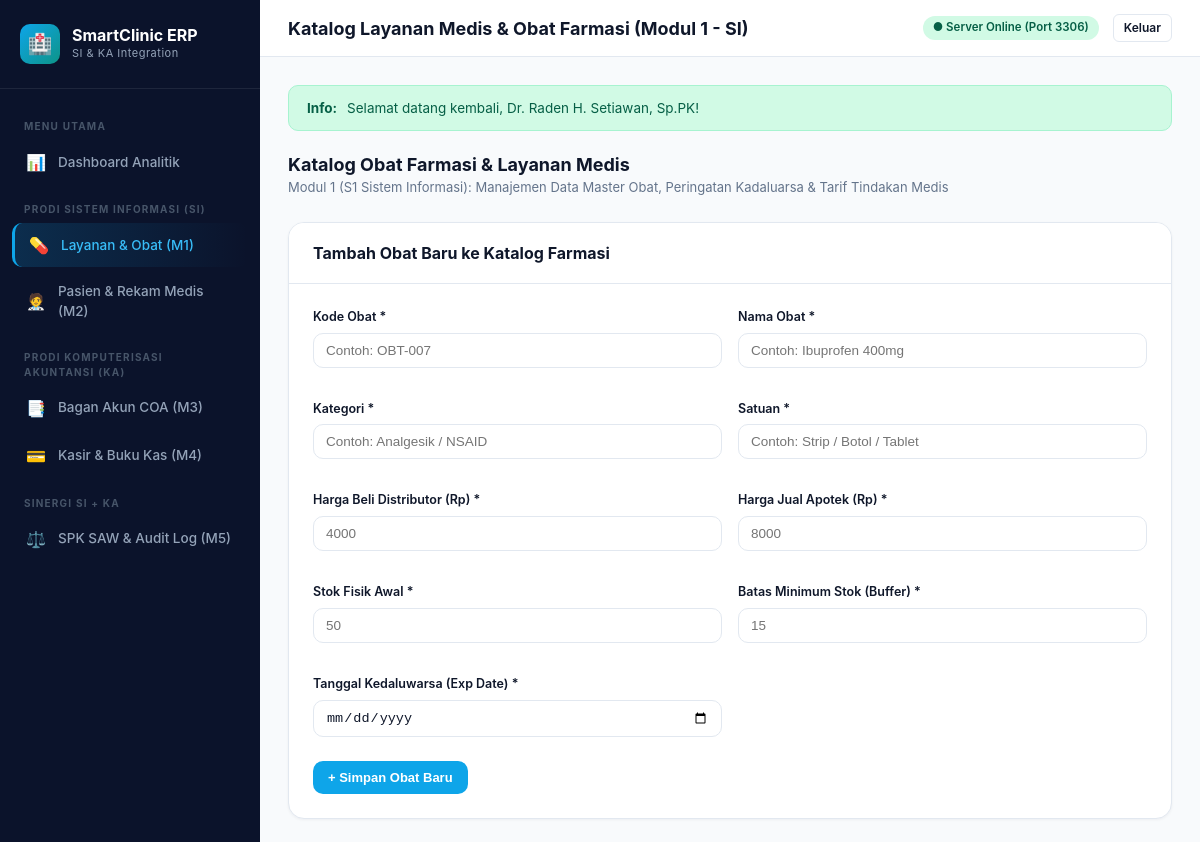
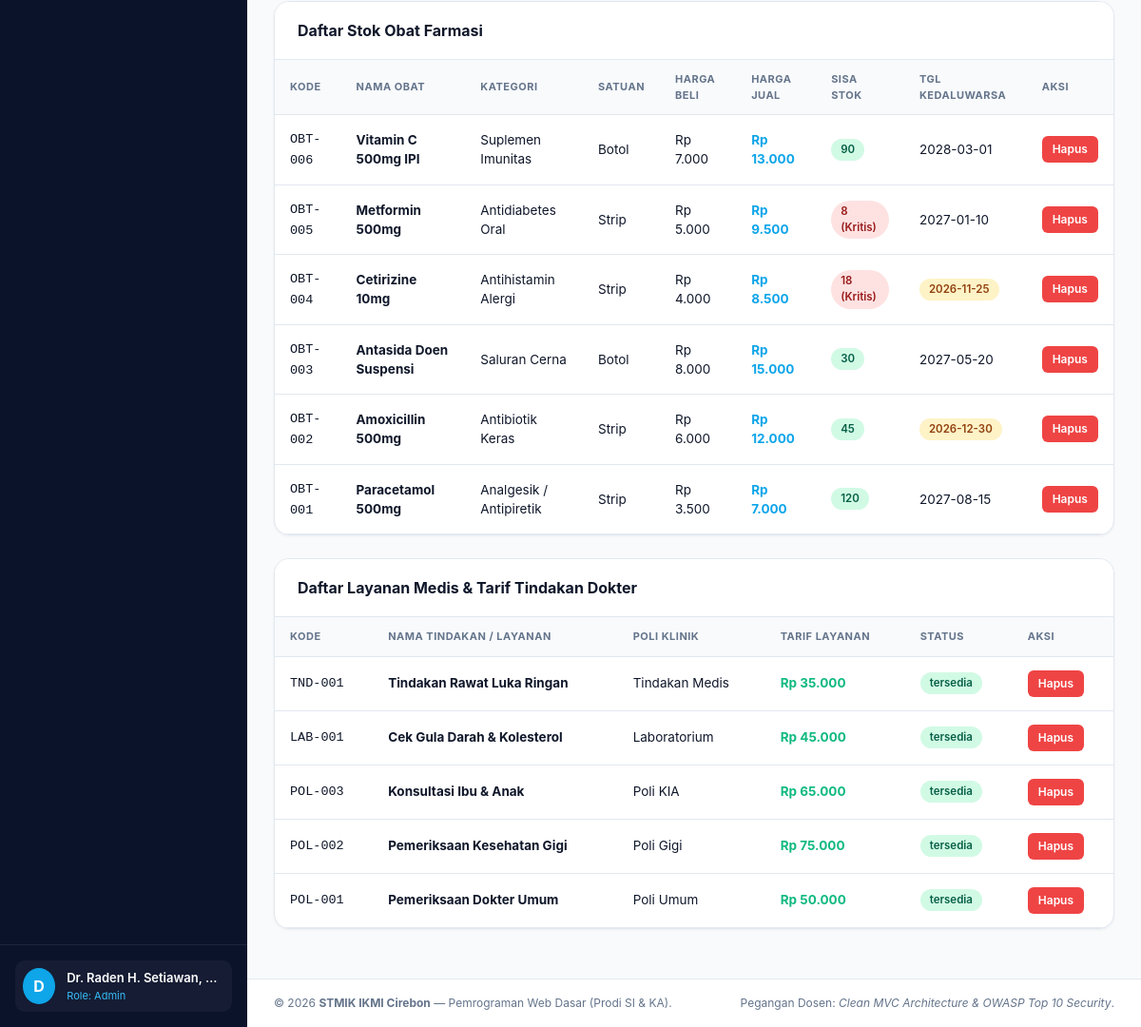
The app's page /index.php?c=layananObat&m=index (signed in) with its own data (2 pictures, top to bottom).
### tables this page shows
CREATE TABLE `obat` (
  `id` INT AUTO_INCREMENT PRIMARY KEY,
  `kode_obat` VARCHAR(20) NOT NULL UNIQUE,
  `nama_obat` VARCHAR(100) NOT NULL,
  `kategori` VARCHAR(50) NOT NULL,
  `satuan` VARCHAR(30) NOT NULL,
  `harga_beli` DECIMAL(12,2) NOT NULL DEFAULT 0.00,
  `harga_jual` DECIMAL(12,2) NOT NULL DEFAULT 0.00,
  `stok` INT NOT NULL DEFAULT 0,
  `stok_min` INT NOT NULL DEFAULT 10,
  `exp_date` DATE NOT NULL,
  `created_at` TIMESTAMP DEFAULT CURRENT_TIMESTAMP
);

CREATE TABLE `layanan_medis` (
  `id` INT AUTO_INCREMENT PRIMARY KEY,
  `kode_layanan` VARCHAR(20) NOT NULL UNIQUE,
  `nama_layanan` VARCHAR(100) NOT NULL,
  `poli` VARCHAR(50) NOT NULL,
  `tarif` DECIMAL(12,2) NOT NULL DEFAULT 0.00,
  `status` ENUM('tersedia', 'tutup') NOT NULL DEFAULT 'tersedia',
  `created_at` TIMESTAMP DEFAULT CURRENT_TIMESTAMP
);

### app/Controllers/LayananObatController.php (called while the page is built, shortened)
<?php
class LayananObatController extends Controller {
    public function index(): void {
        $obatModel    = new Obat();
        $layananModel = new LayananMedis();
        $obats   = $obatModel->getAll();
        $layanan = $layananModel->getAll();
        $this->render('obat/index', [
            'title'   => 'Katalog Layanan Medis & Obat Farmasi (Modul 1 - SI)',
            'obats'   => $obats,
            'layanan' => $layanan
        ]);
    }
}

### app/Core/App.php (called while the page is built, shortened)
<?php
class App {
    public static function run(): void {
        $methodName     = $_GET['m'] ?? 'index';
        $controller = new $controllerClass();
        $controller->$methodName();
    }
}

### index.php (called while the page is built, shortened)
<?php
spl_autoload_register(function ($class) {
    $prefix = 'App\\';
    $baseDir = __DIR__ . '/app/';
    $len = strlen($prefix);
    $relativeClass = substr($class, $len);
    $file = $baseDir . str_replace('\\', '/', $relativeClass) . '.php';
});
\App\Core\App::run();

### app/Core/Database.php (called while the page is built, shortened)
<?php
class Database {
    private static ?PDO $instance = null;
    public static function getConnection(): PDO {
        if (self::$instance === null) {
            $dsn = "mysql:host=" . DB_HOST . ";port=" . DB_PORT . ";dbname=" . DB_NAME . ";charset=utf8mb4";
            $options = [
                PDO::ATTR_ERRMODE            => PDO::ERRMODE_EXCEPTION,
                PDO::ATTR_DEFAULT_FETCH_MODE => PDO::FETCH_ASSOC,
                PDO::ATTR_EMULATE_PREPARES   => false,
            ];
            try {
                self::$instance = new PDO($dsn, DB_USER, DB_PASS, $options);
            } catch (PDOException $e) {
                die("<div style='font-family:sans-serif;padding:24px;background:#FEF2F2;border:1px solid #FCA5A5;color:#991B1B;border-radius:12px;max-width:700px;margin:40px auto;'>"
                    . "<h3 style='margin-top:0;'>⚠️ Gagal Terhubung ke Basis Data MySQL!</h3>"
                    . "<p>Pastikan MySQL server aktif di port " . DB_PORT . " dan database <strong>" . DB_NAME . "</strong> sudah diinisialisasi.</p>"
                    . "<p>Silakan buka file <a href='setup.php' style='color:#2563EB;font-weight:bold;'>setup.php</a> untuk migrasi otomatis basis data satu klik.</p>"
                    . "<small style='color:#6B7280;'>Pesan Teknis: " . htmlspecialchars($e->getMessage()) . "</small>"
                    . "</div>");
            }
        }
        return self::$instance;
    }
}

### app/Models/Obat.php (called while the page is built, shortened)
<?php
class Obat {
    protected PDO $db;
    public function __construct() {
        $this->db = Database::getConnection();
    }
    public function getAll(): array {
        $stmt = $this->db->query("SELECT * FROM obat ORDER BY id DESC");
        return $stmt->fetchAll();
    }
}

### app/Models/LayananMedis.php (called while the page is built, shortened)
<?php
class LayananMedis {
    protected PDO $db;
    public function __construct() {
        $this->db = Database::getConnection();
    }
    public function getAll(): array {
        $stmt = $this->db->query("SELECT * FROM layanan_medis ORDER BY id DESC");
        return $stmt->fetchAll();
    }
}

### app/Views/obat/index.php (the view)
<?php require_once __DIR__ . '/../layouts/header.php'; ?>
<div style="display: flex; justify-content: space-between; align-items: center; margin-bottom: 24px;">
  <div>
    <h2 style="font-size: 18px; font-weight: 700;">Katalog Obat Farmasi & Layanan Medis</h2>
    <p style="font-size: 13px; color: var(--text-muted);">Modul 1 (S1 Sistem Informasi): Manajemen Data Master Obat, Peringatan Kadaluarsa & Tarif Tindakan Medis</p>
  </div>
</div>
<div class="card">
  <div class="card-header">
    <div class="card-title">Tambah Obat Baru ke Katalog Farmasi</div>
  </div>
  <div class="card-body">
    <form action="<?= BASE_URL ?>/index.php?c=layananObat&m=createObat" method="POST" data-validate="true">
      <div class="grid-form">
        <div class="form-group">
          <label class="form-label">Kode Obat *</label>
          <input type="text" name="kode_obat" class="form-control" placeholder="Contoh: OBT-007" required>
        </div>
        <div class="form-group">
          <label class="form-label">Nama Obat *</label>
          <input type="text" name="nama_obat" class="form-control" placeholder="Contoh: Ibuprofen 400mg" required>
        </div>
        <div class="form-group">
          <label class="form-label">Kategori *</label>
          <input type="text" name="kategori" class="form-control" placeholder="Contoh: Analgesik / NSAID" required>
        </div>
        <div class="form-group">
          <label class="form-label">Satuan *</label>
          <input type="text" name="satuan" class="form-control" placeholder="Contoh: Strip / Botol / Tablet" required>
        </div>
        <div class="form-group">
          <label class="form-label">Harga Beli Distributor (Rp) *</label>
          <input type="number" step="100" name="harga_beli" class="form-control" placeholder="4000" required>
        </div>
        <div class="form-group">
          <label class="form-label">Harga Jual Apotek (Rp) *</label>
          <input type="number" step="100" name="harga_jual" class="form-control" placeholder="8000" required>
        </div>
        <div class="form-group">
          <label class="form-label">Stok Fisik Awal *</label>
          <input type="number" name="stok" class="form-control" placeholder="50" required>
        </div>
        <div class="form-group">
          <label class="form-label">Batas Minimum Stok (Buffer) *</label>
          <input type="number" name="stok_min" class="form-control" placeholder="15" required>
        </div>
        <div class="form-group">
          <label class="form-label">Tanggal Kedaluwarsa (Exp Date) *</label>
          <input type="date" name="exp_date" class="form-control" required>
        </div>
      </div>
      <button type="submit" class="btn btn-primary" style="margin-top: 8px;">+ Simpan Obat Baru</button>
    </form>
  </div>
</div>
<div class="card">
  <div class="card-header">
    <div class="card-title">Daftar Stok Obat Farmasi</div>
  </div>
  <div class="table-responsive">
    <table class="table">
      <thead>
        <tr>
          <th>Kode</th>
          <th>Nama Obat</th>
          <th>Kategori</th>
          <th>Satuan</th>
          <th>Harga Beli</th>
          <th>Harga Jual</th>
          <th>Sisa Stok</th>
          <th>Tgl Kedaluwarsa</th>
          <th>Aksi</th>
        </tr>
      </thead>
      <tbody>
        <?php foreach ($obats as $o): ?>
          <tr>
            <td><code><?= htmlspecialchars($o['kode_obat']) ?></code></td>
            <td><strong><?= htmlspecialchars($o['nama_obat']) ?></strong></td>
            <td><?= htmlspecialchars($o['kategori']) ?></td>
            <td><?= htmlspecialchars($o['satuan']) ?></td>
            <td>Rp <?= number_format($o['harga_beli'], 0, ',', '.') ?></td>
            <td><strong style="color: var(--primary);">Rp <?= number_format($o['harga_jual'], 0, ',', '.') ?></strong></td>
            <td>
              <?php if ($o['stok'] <= $o['stok_min']): ?>
                <span class="badge badge-danger"><?= $o['stok'] ?> (Kritis)</span>
              <?php else: ?>
                <span class="badge badge-success"><?= $o['stok'] ?></span>
              <?php endif; ?>
            </td>
            <td>
              <?php
                $exp = strtotime($o['exp_date']);
                $now = time();
                $diffDays = ($exp - $now) / (60 * 60 * 24);
                if ($diffDays <= 60):
              ?>
                <span class="badge badge-warning"><?= htmlspecialchars($o['exp_date']) ?></span>
              <?php else: ?>
                <?= htmlspecialchars($o['exp_date']) ?>
              <?php endif; ?>
            </td>
            <td>
              <a href="<?= BASE_URL ?>/index.php?c=layananObat&m=deleteObat&id=<?= $o['id'] ?>"
                 class="btn btn-danger btn-sm btn-confirm-delete"
                 data-msg="Hapus obat <?= htmlspecialchars($o['nama_obat']) ?>?">Hapus</a>
            </td>
          </tr>
        <?php endforeach; ?>
      </tbody>
    </table>
  </div>
</div>
<div class="card">
  <div class="card-header">
    <div class="card-title">Daftar Layanan Medis & Tarif Tindakan Dokter</div>
  </div>
  <div class="table-responsive">
    <table class="table">
      <thead>
        <tr>
          <th>Kode</th>
          <th>Nama Tindakan / Layanan</th>
          <th>Poli Klinik</th>
          <th>Tarif Layanan</th>
          <th>Status</th>
          <th>Aksi</th>
        </tr>
      </thead>
      <tbody>
        <?php foreach ($layanan as $l): ?>
          <tr>
            <td><code><?= htmlspecialchars($l['kode_layanan']) ?></code></td>
            <td><strong><?= htmlspecialchars($l['nama_layanan']) ?></strong></td>
            <td><?= htmlspecialchars($l['poli']) ?></td>
            <td><strong style="color: var(--success);">Rp <?= number_format($l['tarif'], 0, ',', '.') ?></strong></td>
            <td><span class="badge badge-success"><?= htmlspecialchars($l['status']) ?></span></td>
            <td>
              <a href="<?= BASE_URL ?>/index.php?c=layananObat&m=deleteLayanan&id=<?= $l['id'] ?>"
                 class="btn btn-danger btn-sm btn-confirm-delete"
                 data-msg="Hapus layanan <?= htmlspecialchars($l['nama_layanan']) ?>?">Hapus</a>
            </td>
          </tr>
        <?php endforeach; ?>
      </tbody>
    </table>
  </div>
</div>
<?php require_once __DIR__ . '/../layouts/footer.php'; ?>

### assets/css/style.css (style rules this page uses)
:root { --bg-body: #F8FAFC; --bg-card: #FFFFFF; --sidebar-bg: #0B132B; --sidebar-hover: #1C2541; --sidebar-text: #94A3B8; --sidebar-text-active: #FFFFFF; --primary: #0EA5E9; --primary-hover: #0284C7; --secondary: #0D9488; --success: #10B981; --warning: #F59E0B; --danger: #EF4444; --text-main: #0F172A; --text-muted: #64748B; --border: #E2E8F0; --border-light: #F1F5F9; --radius-sm: 6px; --radius-md: 10px; --radius-lg: 16px; --shadow-sm: 0 1px 3px rgba(15, 23, 42, 0.05); --shadow-md: 0 4px 12px rgba(15, 23, 42, 0.06); --shadow-lg: 0 12px 28px rgba(15, 23, 42, 0.08); }
* { box-sizing: border-box; margin: 0; padding: 0; }
body { font-family: -apple-system, BlinkMacSystemFont, "Segoe UI", Roboto, "Helvetica Neue", Arial, sans-serif; background-color: var(--bg-body); color: var(--text-main); line-height: 1.5; display: flex; min-height: 100vh; }
.card { background-color: var(--bg-card); border: 1px solid var(--border); border-radius: var(--radius-lg); box-shadow: var(--shadow-sm); margin-bottom: 24px; overflow: hidden; }
.card-header { padding: 18px 24px; border-bottom: 1px solid var(--border); display: flex; align-items: center; justify-content: space-between; background-color: #fff; }
.card-title { font-size: 16px; font-weight: 700; color: var(--text-main); }
.card-body { padding: 24px; }
.table-responsive { width: 100%; overflow-x: auto; }
.table { width: 100%; border-collapse: collapse; text-align: left; font-size: 13.5px; }
.table th { background-color: #F8FAFC; color: var(--text-muted); font-weight: 700; padding: 12px 16px; border-bottom: 1px solid var(--border); text-transform: uppercase; font-size: 11px; letter-spacing: 0.5px; }
.table td { padding: 14px 16px; border-bottom: 1px solid var(--border); color: var(--text-main); vertical-align: middle; }
.badge { display: inline-flex; align-items: center; padding: 3px 10px; border-radius: 9999px; font-size: 11.5px; font-weight: 600; }
.badge-success { background-color: #D1FAE5; color: #065F46; }
.badge-warning { background-color: #FEF3C7; color: #92400E; }
.badge-danger { background-color: #FEE2E2; color: #991B1B; }
.btn { display: inline-flex; align-items: center; justify-content: center; gap: 6px; padding: 8px 14px; font-size: 13px; font-weight: 600; border-radius: var(--radius-md); border: 1px solid transparent; cursor: pointer; text-decoration: none; transition: all 0.2s; }
.btn-primary { background-color: var(--primary); color: #fff; }
.btn-danger { background-color: var(--danger); color: #fff; }
.btn-sm { padding: 4px 10px; font-size: 12px; border-radius: var(--radius-sm); }
.form-group { margin-bottom: 16px; }
.form-label { display: block; font-size: 12.5px; font-weight: 600; color: var(--text-main); margin-bottom: 6px; }
.form-control { width: 100%; padding: 9px 12px; font-size: 13.5px; border: 1px solid var(--border); border-radius: var(--radius-md); background-color: #fff; color: var(--text-main); transition: border-color 0.2s, box-shadow 0.2s; }
.grid-form { display: grid; grid-template-columns: repeat(auto-fit, minmax(280px, 1fr)); gap: 16px; }

### records on screen
obat: kode_obat "OBT-006", nama_obat "Vitamin C 500mg IPI", kategori "Suplemen Imunitas", satuan "Botol", harga_beli "7.000", harga_jual "13.000", stok "90", exp_date "2028-03-01"
obat: kode_obat "OBT-005", nama_obat "Metformin 500mg", kategori "Antidiabetes Oral", satuan "Strip", harga_beli "5.000", harga_jual "9.500", stok "8", exp_date "2027-01-10"
obat: kode_obat "OBT-004", nama_obat "Cetirizine 10mg", kategori "Antihistamin Alergi", satuan "Strip", harga_beli "4.000", harga_jual "8.500", stok "18", exp_date "2026-11-25"
obat: kode_obat "OBT-003", nama_obat "Antasida Doen Suspensi", kategori "Saluran Cerna", satuan "Botol", harga_beli "8.000", harga_jual "15.000", stok "30", exp_date "2027-05-20"
obat: kode_obat "OBT-002", nama_obat "Amoxicillin 500mg", kategori "Antibiotik Keras", satuan "Strip", harga_beli "6.000", harga_jual "12.000", stok "45", exp_date "2026-12-30"
obat: kode_obat "OBT-001", nama_obat "Paracetamol 500mg", kategori "Analgesik / Antipiretik", satuan "Strip", harga_beli "3.500", harga_jual "7.000", stok "120", exp_date "2027-08-15"
layanan_medis: kode_layanan "TND-001", nama_layanan "Tindakan Rawat Luka Ringan", poli "Tindakan Medis", tarif "35.000", status "tersedia"
layanan_medis: kode_layanan "LAB-001", nama_layanan "Cek Gula Darah & Kolesterol", poli "Laboratorium", tarif "45.000", status "tersedia"
layanan_medis: kode_layanan "POL-003", nama_layanan "Konsultasi Ibu & Anak", poli "Poli KIA", tarif "65.000", status "tersedia"
layanan_medis: kode_layanan "POL-002", nama_layanan "Pemeriksaan Kesehatan Gigi", poli "Poli Gigi", tarif "75.000", status "tersedia"
layanan_medis: kode_layanan "POL-001", nama_layanan "Pemeriksaan Dokter Umum", poli "Poli Umum", tarif "50.000", status "tersedia"

### other values on screen
substr($nama, 0, 1) "D"
$nama "Dr. Raden H. Setiawan,…"
$role "Admin"
$title "Katalog Layanan Medis & Obat Farmasi (Modul 1 - SI)"
$flash['message'] "Selamat datang kembali, Dr. Raden H. Setiawan, Sp.PK!"
